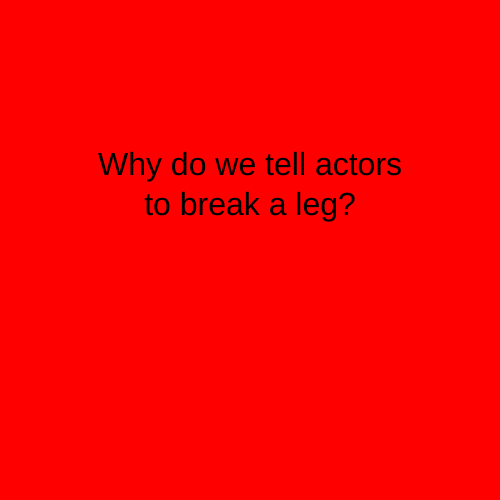
Frame 1 (no input)
Frame 60 (no input): identical to frame 1, image omitted
Frame 120 (the mouse pressed at the canvas centre since frame 60): identical to frame 1, image omitted

The p5.js sketch that drew this single still picture (run headless with seeded random() and noise() and a simulated clock; from frame 60 on, the mouse is pressed at the canvas centre):

// p5.js sketch
// ── sketch.js
let timer = 0;
let state = 0;

function setup() {
  createCanvas(500, 500);
  textSize(32);
  textAlign(CENTER);
  rectMode(CENTER);
}

function draw() {

  switch (state) {

    case 0:
      background('red');
      text("Why do we tell actors\n to break a leg?", 250, 250, 350, 200);
      timer = timer + 1;
      if (timer > 5 * 60) {
        state = 1;
        timer = 0;
      }

      break;

    case 1:
      background('blue');
      text("Because every play has a cast", 250, 250, 350, 200);
      break;

  }

}
